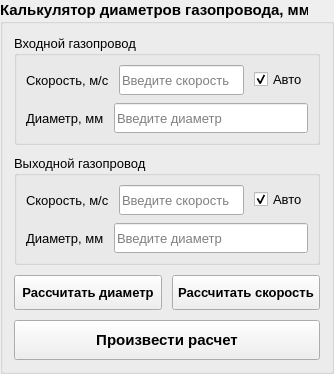
             <widget class="QGroupBox" name="groupBox">
              <property name="font">
               <font>
                <pointsize>11</pointsize>
                <weight>75</weight>
                <bold>true</bold>
               </font>
              </property>
              <property name="title">
               <string>Калькулятор диаметров газопровода, мм</string>
              </property>
              <layout class="QVBoxLayout" name="verticalLayout_7">
               <property name="spacing">
                <number>10</number>
               </property>
               <item>
                <widget class="QGroupBox" name="groupBox_2">
                 <property name="font">
                  <font>
                   <pointsize>10</pointsize>
                   <weight>50</weight>
                   <bold>false</bold>
                  </font>
                 </property>
                 <property name="title">
                  <string>Входной газопровод</string>
                 </property>
                 <layout class="QVBoxLayout" name="verticalLayout_8">
                  <property name="spacing">
                   <number>8</number>
                  </property>
                  <item>
                   <layout class="QHBoxLayout" name="horizontalLayout_5">
                    <property name="spacing">
                     <number>10</number>
                    </property>
                    <item>
                     <widget class="QLabel" name="label_10">
                      <property name="font">
                       <font>
                        <pointsize>10</pointsize>
                        <weight>50</weight>
                        <bold>false</bold>
                       </font>
                      </property>
                      <property name="text">
                       <string>Скорость, м/с</string>
                      </property>
                     </widget>
                    </item>
                    <item>
                     <widget class="QLineEdit" name="lineEdit_gas_speed_Input">
                      <property name="minimumSize">
                       <size>
                        <width>0</width>
                        <height>30</height>
                       </size>
                      </property>
                      <property name="font">
                       <font>
                        <pointsize>10</pointsize>
                       </font>
                      </property>
                      <property name="readOnly">
                       <bool>false</bool>
                      </property>
                      <property name="placeholderText">
                       <string>Введите скорость</string>
                      </property>
                     </widget>
                    </item>
                    <item>
                     <widget class="QCheckBox" name="QCB_Auto_Speed_In">
                      <property name="font">
                       <font>
                        <pointsize>10</pointsize>
                       </font>
                      </property>
                      <property name="text">
                       <string>Авто</string>
                      </property>
                      <property name="checked">
                       <bool>true</bool>
                      </property>
                     </widget>
                    </item>
                   </layout>
                  </item>
                  <item>
                   <layout class="QHBoxLayout" name="horizontalLayout_6">
                    <property name="spacing">
                     <number>10</number>
                    </property>
                    <item>
                     <widget class="QLabel" name="label_11">
                      <property name="font">
                       <font>
                        <pointsize>10</pointsize>
                        <weight>50</weight>
                        <bold>false</bold>
                       </font>
                      </property>
                      <property name="text">
                       <string>Диаметр, мм</string>
                      </property>
                     </widget>
                    </item>
                    <item>
                     <widget class="QLineEdit" name="lineEdit_diameter_of_gas_pipeline_Input">
                      <property name="minimumSize">
                       <size>
                        <width>0</width>
                        <height>30</height>
                       </size>
                      </property>
                      <property name="font">
                       <font>
                        <pointsize>10</pointsize>
                       </font>
                      </property>
                      <property name="placeholderText">
                       <string>Введите диаметр</string>
                      </property>
                     </widget>
                    </item>
                   </layout>
                  </item>
                 </layout>
                </widget>
               </item>
               <item>
                <widget class="QGroupBox" name="groupBox_3">
                 <property name="font">
                  <font>
                   <pointsize>10</pointsize>
                   <weight>50</weight>
                   <bold>false</bold>
                  </font>
                 </property>
                 <property name="title">
                  <string>Выходной газопровод</string>
                 </property>
                 <layout class="QVBoxLayout" name="verticalLayout_9">
                  <property name="spacing">
                   <number>8</number>
                  </property>
                  <item>
                   <layout class="QHBoxLayout" name="horizontalLayout_9">
                    <property name="spacing">
                     <number>10</number>
                    </property>
                    <item>
                     <widget class="QLabel" name="label_14">
                      <property name="font">
                       <font>
                        <pointsize>10</pointsize>
                        <weight>50</weight>
                        <bold>false</bold>
                       </font>
                      </property>
                      <property name="text">
                       <string>Скорость, м/с</string>
                      </property>
                     </widget>
                    </item>
                    <item>
                     <widget class="QLineEdit" name="lineEdit_gas_speed_Output">
                      <property name="minimumSize">
                       <size>
                        <width>0</width>
                        <height>30</height>
                       </size>
                      </property>
                      <property name="font">
                       <font>
                        <pointsize>10</pointsize>
                       </font>
                      </property>
                      <property name="readOnly">
                       <bool>false</bool>
                      </property>
                      <property name="placeholderText">
                       <string>Введите скорость</string>
                      </property>
                     </widget>
                    </item>
                    <item>
                     <widget class="QCheckBox" name="QCB_Auto_Speed_Out">
                      <property name="font">
                       <font>
                        <pointsize>10</pointsize>
                       </font>
                      </property>
                      <property name="text">
                       <string>Авто</string>
                      </property>
                      <property name="checked">
                       <bool>true</bool>
                      </property>
                     </widget>
                    </item>
                   </layout>
                  </item>
                  <item>
                   <layout class="QHBoxLayout" name="horizontalLayout_10">
                    <property name="spacing">
                     <number>10</number>
                    </property>
                    <item>
                     <widget class="QLabel" name="label_15">
                      <property name="font">
                       <font>
                        <pointsize>10</pointsize>
                        <weight>50</weight>
                        <bold>false</bold>
                       </font>
                      </property>
                      <property name="text">
                       <string>Диаметр, мм</string>
                      </property>
                     </widget>
                    </item>
                    <item>
                     <widget class="QLineEdit" name="lineEdit_diametet_of_gas_pipeline_Output">
                      <property name="minimumSize">
                       <size>
                        <width>0</width>
                        <height>30</height>
                       </size>
                      </property>
                      <property name="font">
                       <font>
                        <pointsize>10</pointsize>
                       </font>
                      </property>
                      <property name="placeholderText">
                       <string>Введите диаметр</string>
                      </property>
                     </widget>
                    </item>
                   </layout>
                  </item>
                 </layout>
                </widget>
               </item>
               <item>
                <layout class="QHBoxLayout" name="horizontalLayout_4">
                 <property name="spacing">
                  <number>10</number>
                 </property>
                 <item>
                  <widget class="QPushButton" name="pushButton_flag_diametr">
                   <property name="minimumSize">
                    <size>
                     <width>0</width>
                     <height>35</height>
                    </size>
                   </property>
                   <property name="font">
                    <font>
                     <pointsize>10</pointsize>
                    </font>
                   </property>
                   <property name="text">
                    <string>Рассчитать диаметр</string>
                   </property>
                  </widget>
                 </item>
                 <item>
                  <widget class="QPushButton" name="pushButton_flag_speed">
                   <property name="minimumSize">
                    <size>
                     <width>0</width>
                     <height>35</height>
                    </size>
                   </property>
                   <property name="font">
                    <font>
                     <pointsize>10</pointsize>
                    </font>
                   </property>
                   <property name="text">
                    <string>Рассчитать скорость</string>
                   </property>
                  </widget>
                 </item>
                </layout>
               </item>
               <item>
                <widget class="QPushButton" name="pushButton_make_calculation">
                 <property name="minimumSize">
                  <size>
                   <width>0</width>
                   <height>40</height>
                  </size>
                 </property>
                 <property name="font">
                  <font>
                   <pointsize>11</pointsize>
                   <weight>75</weight>
                   <bold>true</bold>
                  </font>
                 </property>
                 <property name="text">
                  <string>Произвести расчет</string>
                 </property>
                </widget>
               </item>
              </layout>
             </widget>
